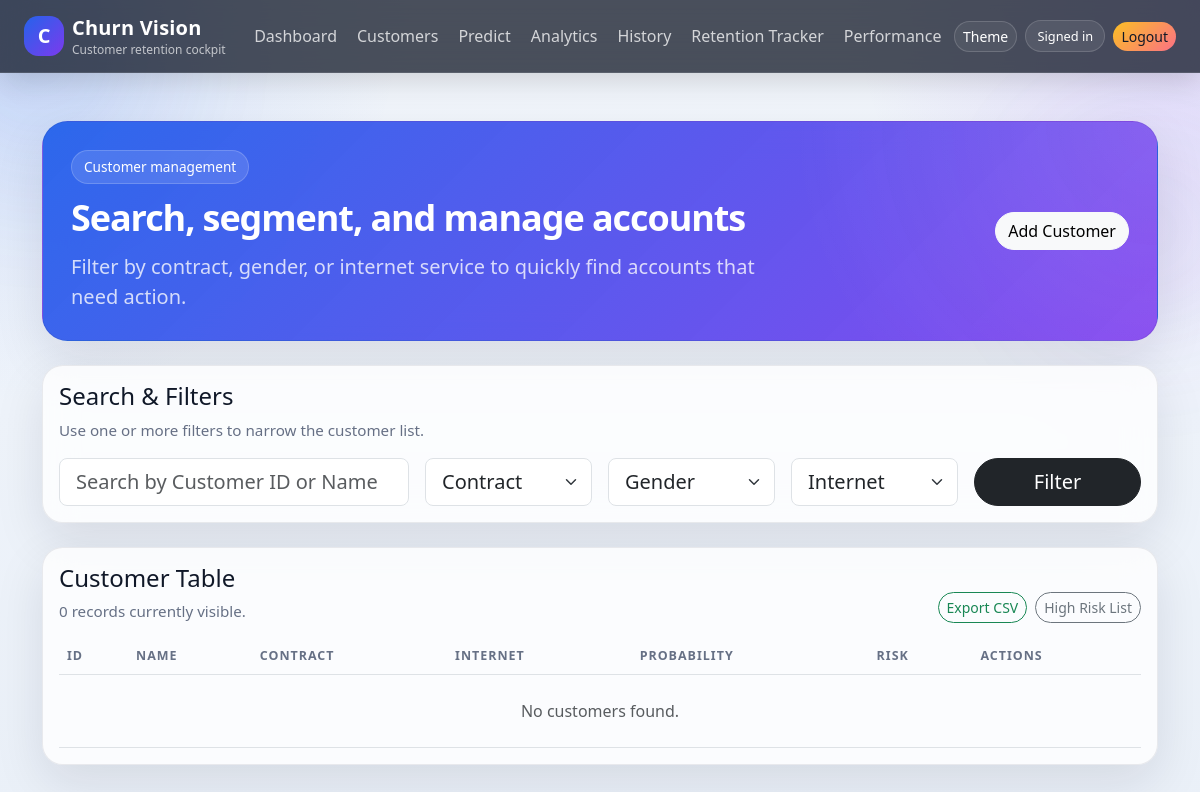
The page /customers/ (signed in) on the database as committed earlier.
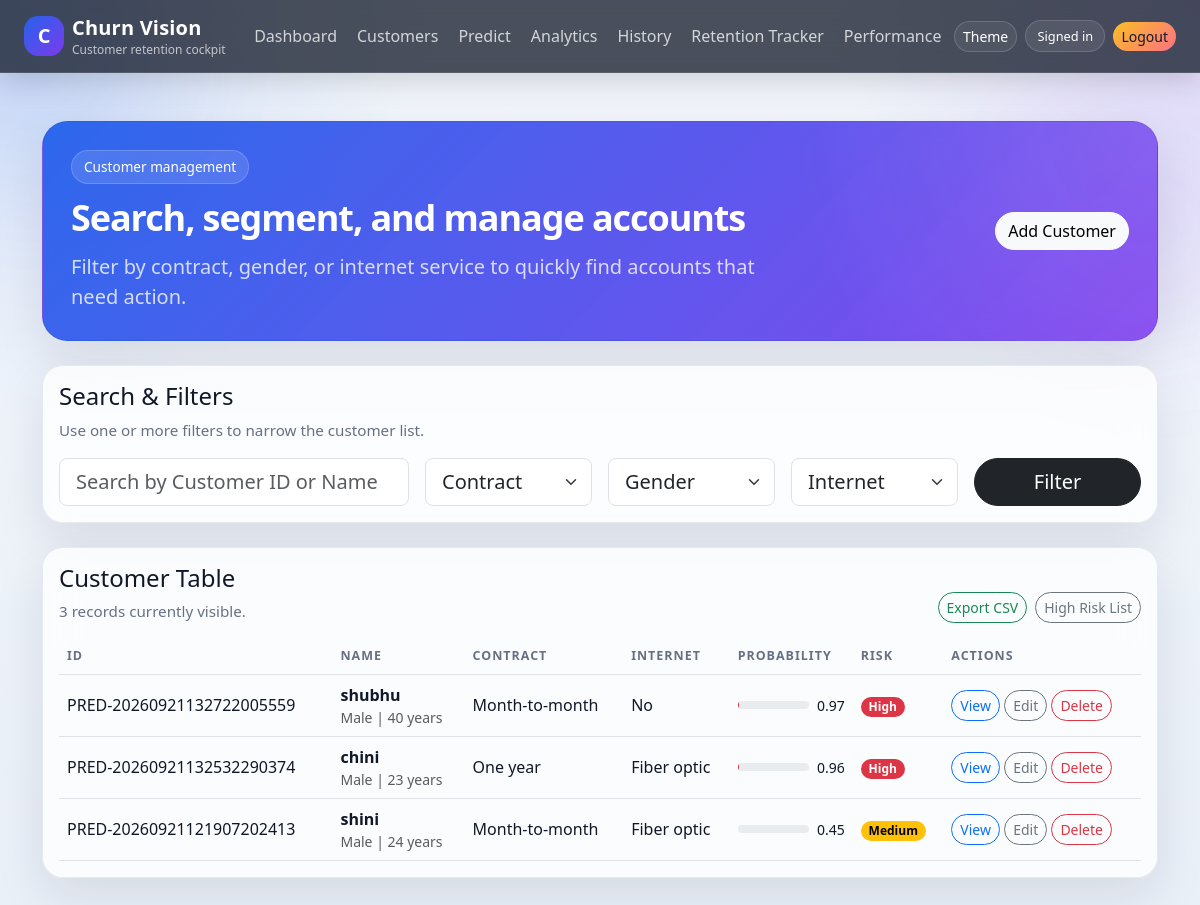
The same page on the database as committed later.
### churnapp/models.py (models this page shows, shortened)
class Customer(models.Model):
    GENDER_CHOICES = [("Male", "Male"), ("Female", "Female")]
    CONTRACT_CHOICES = [
        ("Month-to-month", "Month-to-month"),
        ("One year", "One year"),
        ("Two year", "Two year"),
    ]
    INTERNET_CHOICES = [
        ("DSL", "DSL"),
        ("Fiber optic", "Fiber optic"),
        ("No", "No"),
    ]
    PREDICTION_CHOICES = [("Stay", "Stay"), ("Churn", "Churn")]
    RISK_CHOICES = [("Low", "Low"), ("Medium", "Medium"), ("High", "High")]
    customer_id = models.CharField(max_length=30, unique=True)
    name = models.CharField(max_length=120)
    gender = models.CharField(max_length=10, choices=GENDER_CHOICES)
    age = models.PositiveIntegerField()
    contract = models.CharField(max_length=30, choices=CONTRACT_CHOICES)
    internet_service = models.CharField(max_length=20, choices=INTERNET_CHOICES)
    tenure = models.PositiveIntegerField()
    monthly_charges = models.DecimalField(max_digits=10, decimal_places=2)
    is_active = models.BooleanField(default=True)
    churn_prediction = models.CharField(max_length=10, choices=PREDICTION_CHOICES, blank=True)
    churn_probability = models.FloatField(default=0)
    risk_level = models.CharField(max_length=10, choices=RISK_CHOICES, blank=True)
    recommendation = models.TextField(blank=True)
    last_predicted_at = models.DateTimeField(null=True, blank=True)
    created_at = models.DateTimeField(auto_now_add=True)
    updated_at = models.DateTimeField(auto_now=True)

### churnapp/views.py (the view)
# urls.py: path("customers/", views.customer_list, name="customer_list"),
@login_required
def customer_list(request):
    customers = Customer.objects.all().order_by("-created_at")
    query = request.GET.get("q", "").strip()
    contract = request.GET.get("contract", "")
    gender = request.GET.get("gender", "")
    internet_service = request.GET.get("internet_service", "")
    if query:
        customers = customers.filter(Q(customer_id__icontains=query) | Q(name__icontains=query))
    if contract:
        customers = customers.filter(contract=contract)
    if gender:
        customers = customers.filter(gender=gender)
    if internet_service:
        customers = customers.filter(internet_service=internet_service)
    context = {
        "customers": customers,
        "query": query,
        "contract": contract,
        "gender": gender,
        "internet_service": internet_service,
        "contracts": Customer.CONTRACT_CHOICES,
        "genders": Customer.GENDER_CHOICES,
        "internet_services": Customer.INTERNET_CHOICES,
    }
    return render(request, "customer_list.html", context)

### templates/customer_list.html (shortened to what this page needs)
{% extends "base.html" %}
{% block content %}
<div class="hero-panel mb-4 fade-in">
  <div class="row align-items-center">
    <div class="col-lg-8">
      <div class="hero-chip mb-3">Customer management</div>
      <h1 class="hero-title fw-bold mb-3">Search, segment, and manage accounts</h1>
      <p class="lead mb-0 text-white-75">Filter by contract, gender, or internet service to quickly find accounts that need action.</p>
    </div>
    <div class="col-lg-4 mt-4 mt-lg-0 text-lg-end">
      <a class="btn btn-light pill-filter" href="{% url 'customer_add' %}">Add Customer</a>
    </div>
  </div>
</div>
<form class="card glass-card soft-border mb-4 fade-in delay-1" method="get">
  <div class="card-body">
    <div class="section-title">
      <div>
        <h4>Search & Filters</h4>
        <div class="section-subtitle">Use one or more filters to narrow the customer list.</div>
      </div>
    </div>
    <div class="row g-3">
      <div class="col-lg-4">
        <input type="text" name="q" value="{{ query }}" class="form-control form-control-lg" placeholder="Search by Customer ID or Name">
      </div>
      <div class="col-lg-2">
        <select name="contract" class="form-select form-select-lg">
          <option value="">Contract</option>
        </select>
      </div>
      <div class="col-lg-2">
        <select name="gender" class="form-select form-select-lg">
          <option value="">Gender</option>
        </select>
      </div>
      <div class="col-lg-2">
        <select name="internet_service" class="form-select form-select-lg">
          <option value="">Internet</option>
        </select>
      </div>
      <div class="col-lg-2 d-grid">
        <button class="btn btn-dark btn-lg pill-filter" type="submit">Filter</button>
      </div>
    </div>
  </div>
</form>
<div class="card glass-card soft-border fade-in delay-2">
  <div class="card-body">
    <div class="section-title">
      <div>
        <h4>Customer Table</h4>
        <div class="section-subtitle">{{ customers|length }} records currently visible.</div>
      </div>
      <div class="d-flex gap-2">
        <a class="btn btn-sm btn-outline-success pill-filter" href="{% url 'export_customers_csv' %}">Export CSV</a>
        <a class="btn btn-sm btn-outline-secondary pill-filter" href="{% url 'high_risk' %}">High Risk List</a>
      </div>
    </div>
    <div class="table-responsive">
      <table class="table table-hover align-middle mb-0">
        <thead>
          <tr>
            <th>ID</th><th>Name</th><th>Contract</th><th>Internet</th><th>Probability</th><th>Risk</th><th>Actions</th>
          </tr>
        </thead>
        <tbody>
          {% for customer in customers %}
            <tr>
              <td>{{ customer.customer_id }}</td>
              <td>
                <div class="fw-semibold">{{ customer.name }}</div>
                <div class="small text-muted">{{ customer.gender }} | {{ customer.age }} years</div>
              </td>
              <td>{{ customer.contract }}</td>
              <td>{{ customer.internet_service }}</td>
              <td>
                <div class="d-flex align-items-center gap-2">
                  <div class="progress flex-grow-1" style="height: 8px;">
                  </div>
                  <span class="small">{{ customer.churn_probability }}</span>
                </div>
              </td>
              <td><span class="badge rounded-pill {% if customer.risk_level == 'High' %}text-bg-danger{% elif customer.risk_level == 'Medium' %}text-bg-warning{% else %}text-bg-success{% endif %}">{{ customer.risk_level }}</span></td>
              <td>
                <a class="btn btn-sm btn-outline-primary pill-filter" href="{% url 'customer_detail' customer.pk %}">View</a>
                <a class="btn btn-sm btn-outline-secondary pill-filter" href="{% url 'customer_edit' customer.pk %}">Edit</a>
                <a class="btn btn-sm btn-outline-danger pill-filter" href="{% url 'customer_delete' customer.pk %}">Delete</a>
              </td>
            </tr>
          {% empty %}
            <tr><td colspan="7" class="text-center py-4 text-muted">No customers found.</td></tr>
          {% endfor %}
        </tbody>
      </table>
    </div>
  </div>
</div>
{% endblock %}

### templates/base.html (shortened to what this page needs)
{% load static %}
<!doctype html>
<html lang="en" data-theme="light">
<head>
  <link href="https://cdn.jsdelivr.net/npm/bootstrap@5.3.3/dist/css/bootstrap.min.css" rel="stylesheet">
  <link rel="stylesheet" href="{% static 'css/style.css' %}">
</head>
<body>
  <div class="bg-glow bg-glow-1"></div>
  <nav class="navbar navbar-expand-lg app-nav sticky-top">
    <div class="container-fluid px-3 px-lg-4">
      <a class="navbar-brand d-flex align-items-center gap-2" href="{% url 'dashboard' %}">
        <span class="brand-mark">C</span>
        <span>
          <span class="brand-title">Churn Vision</span>
          <small class="brand-subtitle d-block">Customer retention cockpit</small>
        </span>
      </a>
      <div class="collapse navbar-collapse" id="navMenu">
        <ul class="navbar-nav mx-auto gap-lg-1 nav-pills-shell">
          <li class="nav-item"><a class="nav-link" href="{% url 'dashboard' %}">Dashboard</a></li>
          <li class="nav-item"><a class="nav-link" href="{% url 'customer_list' %}">Customers</a></li>
          <li class="nav-item"><a class="nav-link" href="{% url 'predict' %}">Predict</a></li>
          <li class="nav-item"><a class="nav-link" href="{% url 'analytics' %}">Analytics</a></li>
          <li class="nav-item"><a class="nav-link" href="{% url 'history' %}">History</a></li>
          <li class="nav-item"><a class="nav-link" href="{% url 'retention_tracker' %}">Retention Tracker</a></li>
          <li class="nav-item"><a class="nav-link" href="{% url 'performance' %}">Performance</a></li>
        </ul>
        <div class="d-flex align-items-center gap-2 nav-actions">
          <button class="btn btn-ghost btn-sm" id="themeToggle" type="button">Theme</button>
          {% if user.is_authenticated %}
            <div class="user-chip">Signed in</div>
            <a class="btn btn-accent btn-sm" href="{% url 'logout' %}">Logout</a>
          {% else %}
            <a class="btn btn-accent btn-sm" href="{% url 'login' %}">Login</a>
          {% endif %}
        </div>
      </div>
    </div>
  </nav>
  <main class="container py-4 py-lg-5">
    {% block content %}{% endblock %}
  </main>
</body>
</html>

### static/css/style.css (style rules this page uses)
:root { --bg: #f2f6fc; --bg-alt: #eaf0f8; --panel: rgba(255, 255, 255, 0.78); --panel-solid: #ffffff; --text: #101828; --muted: #667085; --border: rgba(16, 24, 40, 0.08); --primary: #2563eb; --primary-2: #7c3aed; --accent: #f97316; --success: #16a34a; --danger: #dc2626; --shadow: 0 18px 50px rgba(15, 23, 42, 0.10); }
body { min-height: 100vh; color: var(--text); background: radial-gradient(circle at top left, rgba(37, 99, 235, 0.14), transparent 28%), radial-gradient(circle at top right, rgba(124, 58, 237, 0.14), transparent 24%), linear-gradient(180deg, var(--bg) 0%, var(--bg-alt) 100%); }
body::before { content: ""; position: fixed; inset: 0; background-image: linear-gradient(rgba(255,255,255,0.03) 1px, transparent 1px), linear-gradient(90deg, rgba(255,255,255,0.03) 1px, transparent 1px); background-size: 42px 42px; pointer-events: none; opacity: 0.25; }
.bg-glow { position: fixed; border-radius: 999px; filter: blur(70px); opacity: 0.40; pointer-events: none; z-index: 0; }
.bg-glow-1 { top: -60px; left: -80px; width: 240px; height: 240px; background: rgba(37, 99, 235, 0.30); }
.app-nav { position: sticky; top: 0; z-index: 1020; backdrop-filter: blur(18px); background: rgba(8, 15, 30, 0.72); border-bottom: 1px solid rgba(255,255,255,0.10); box-shadow: 0 8px 30px rgba(0,0,0,0.15); }
.brand-mark { display: grid; place-items: center; width: 2.5rem; height: 2.5rem; border-radius: 0.9rem; background: linear-gradient(135deg, var(--primary), var(--primary-2)); color: #fff; font-weight: 800; }
.brand-title { color: #fff; font-weight: 800; letter-spacing: 0.2px; }
.brand-subtitle { color: rgba(255,255,255,0.68); margin-top: -0.1rem; font-size: 0.75rem; }
.nav-pills-shell .nav-link { color: rgba(255,255,255,0.76); border-radius: 999px; padding: 0.55rem 0.9rem; transition: all 0.2s ease; }
.nav-actions .btn, .btn-ghost, .btn-accent { border-radius: 999px; }
.btn-ghost { color: #fff; border: 1px solid rgba(255,255,255,0.16); background: rgba(255,255,255,0.06); }
.btn-accent { color: #111827; background: linear-gradient(135deg, #fbbf24, #fb7185); border: 0; }
.user-chip { padding: 0.35rem 0.7rem; border-radius: 999px; font-size: 0.8rem; color: #fff; border: 1px solid rgba(255,255,255,0.15); background: rgba(255,255,255,0.08); }
.hero-panel, .metric-card, .card, .table-card, .surface { position: relative; z-index: 1; background: var(--panel); backdrop-filter: blur(16px); border: 1px solid var(--border); box-shadow: var(--shadow); color: var(--text); }
.hero-panel { border-radius: 1.6rem; padding: 1.75rem; overflow: hidden; background: radial-gradient(circle at top right, rgba(255,255,255,0.12), transparent 32%), linear-gradient(135deg, rgba(37,99,235,0.96), rgba(124,58,237,0.92)); color: #fff; }
.hero-title { font-size: clamp(2rem, 3vw, 3.3rem); line-height: 1; letter-spacing: -0.03em; }
.hero-chip { display: inline-flex; align-items: center; gap: 0.45rem; padding: 0.35rem 0.75rem; border-radius: 999px; background: rgba(255,255,255,0.12); border: 1px solid rgba(255,255,255,0.18); font-size: 0.85rem; }
.glass-card { border-radius: 1.3rem; }
.section-title { display: flex; justify-content: space-between; align-items: end; gap: 1rem; margin-bottom: 1rem; }
.section-subtitle { color: var(--muted); font-size: 0.95rem; }
.text-white-75 { color: rgba(255, 255, 255, 0.78) !important; }
.pill-filter { border-radius: 999px; }
.table thead th { color: var(--muted); font-size: 0.78rem; text-transform: uppercase; letter-spacing: 0.08em; }
.table > :not(caption) > * > * { background-color: transparent; color: var(--text); }
.soft-border { border: 1px solid var(--border); }
.fade-in { animation: fadeInUp 0.65s ease both; }
.delay-1 { animation-delay: 0.08s; }
.delay-2 { animation-delay: 0.16s; }

Rows that differ between the two databases and show on the page:
added Customer: customer_id "PRED-20260921132722005559", name "shubhu", gender "Male", age "40", contract "Month-to-month", internet_service "No", churn_probability "0.97", risk_level "High"
added Customer: customer_id "PRED-20260921132532290374", name "chini", gender "Male", age "23", contract "One year", internet_service "Fiber optic", churn_probability "0.96", risk_level "High"
added Customer: customer_id "PRED-20260921121907202413", name "shini", gender "Male", age "24", contract "Month-to-month", internet_service "Fiber optic", churn_probability "0.45", risk_level "Medium"
Other text that changed with them:
{{ customers|length }}: "0" → "3"
text no longer shown: "No customers found."
